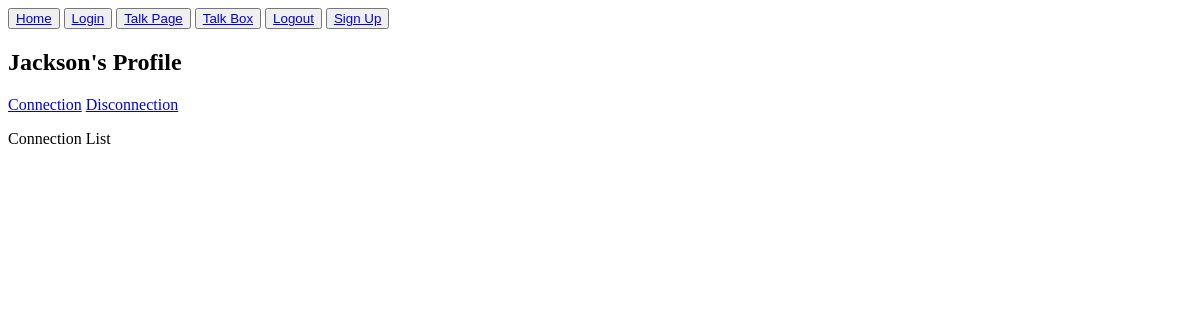
The page /talker_page/3/ on the database as committed earlier.
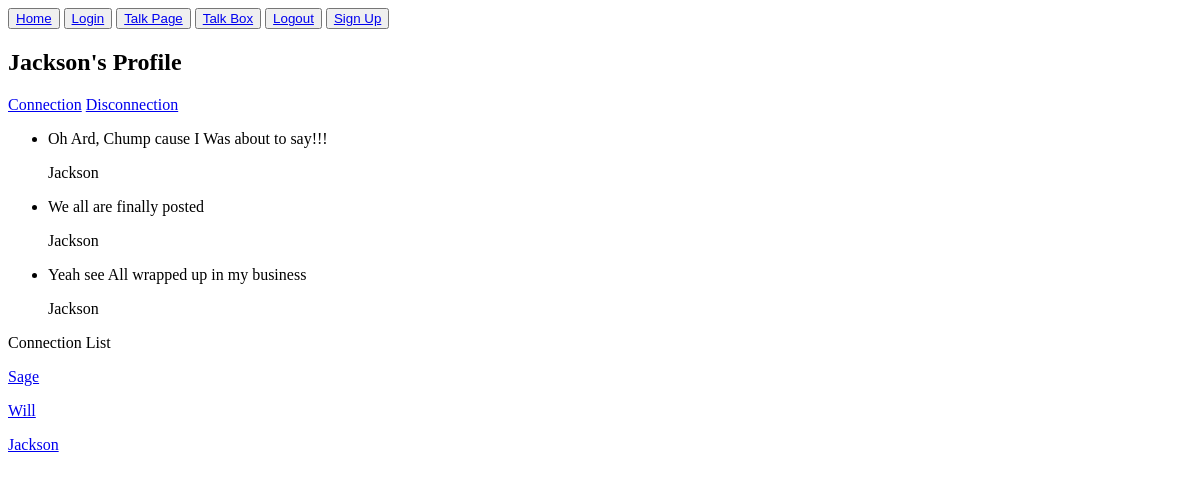
The same page on the database as committed later.
### nu_talker/models.py (models this page shows)
class NuTalker(AbstractUser):
    name = models.CharField(max_length=150)
    age = models.IntegerField(null=True)
    hometown = models.CharField(max_length=150)
    connection = models.ManyToManyField("self", symmetrical=False)
    bio = models.TextField(null=True)

### posts/models.py (models this page shows)
class TalkTalk(models.Model):
    body = models.TextField(max_length=300)
    talk_stated = models.DateTimeField(default=timezone.now)
    spokesmen = models.ForeignKey(NuTalker, on_delete=models.CASCADE)

### nu_talker/views.py (the view)
# urls.py: path('talker_page/<int:user_id>/', nu_view.profile, name="Profile"),
def profile(request, user_id: int):
    tha_talker = NuTalker.objects.get(id=user_id)
    all_posts = TalkTalk.objects.filter(spokesmen = user_id)
    return render(request, "talkerprofile.html", {"all_posts": all_posts, "tha_talker": tha_talker})

### templates/talkerprofile.html (shortened to what this page needs)
<button><a href="/">Home</a></button>
<button><a href="/login/">Login</a></button>
<button><a href="/talker_page/{{request.user.id}}/">Talk Page</a></button>
<button><a href="/new_post/">Talk Box</a></button>
<button><a href="/logout/">Logout</a></button>
<button><a href="/signup/">Sign Up</a></button>
<h2>{{tha_talker.username}}'s Profile</h2>
<a href='/connection/{{tha_talker.id}}'>Connection</a>
<a href='/disconnection/{{tha_talker.id}}'>Disconnection</a>
<ul>
    {% for speaking in all_posts %}
    <li>
        <p>{{speaking.body}}</p>
        <p>{{speaking.spokesmen}}</p>
    </li>
    {% endfor %}
</ul>
<p>Connection List</p>
<p>{% for c in tha_talker.connection.all %}
        <p><a href={{c}}<a>{{c}}</a></p>
    {% endfor %}
</p>

Rows that differ between the two databases and show on the page:
now on one of the page's lists (row edited): NuTalker: username "Jackson"
added TalkTalk: body "Oh Ard, Chump cause I Was about to say!!!", spokesmen "Jackson"
added TalkTalk: body "We all are finally posted", spokesmen "Jackson"
added TalkTalk: body "Yeah see All wrapped up in my business", spokesmen "Jackson"
now on this page (row unchanged): NuTalker: username "Sage"
now on this page (row edited): NuTalker: username "Will"
